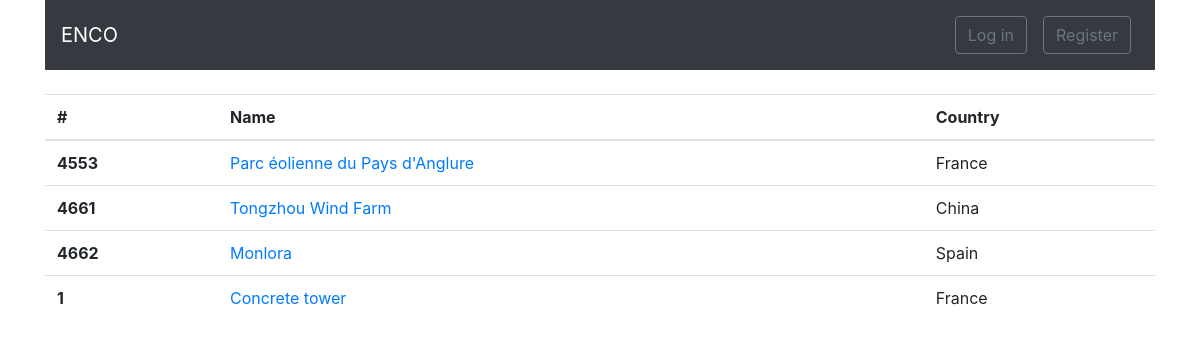
Page /projects/list/ on the earlier database version.
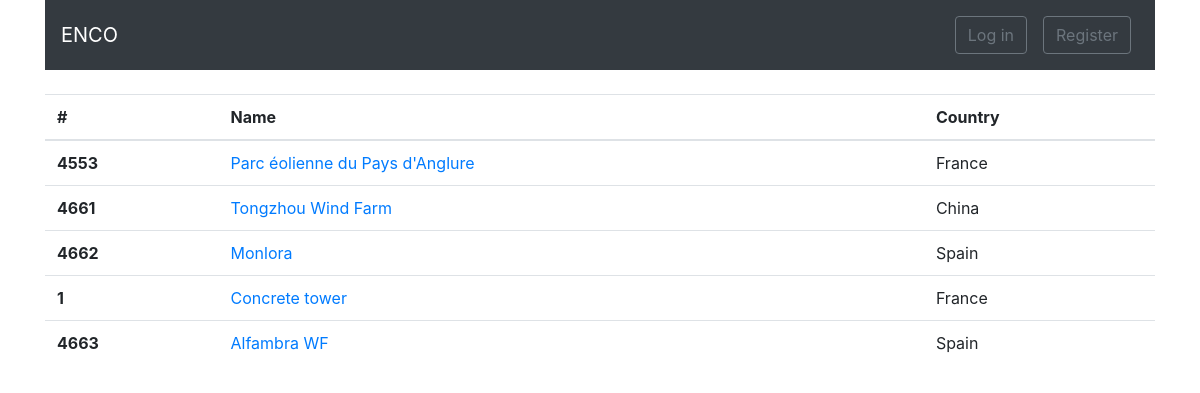
Same page on the later database version.
### projects/models.py (models this page shows, shortened)
class Project(models.Model):
    contract = models.ForeignKey(Contract, on_delete=models.CASCADE)
    internal_id = models.PositiveIntegerField(blank=True, null=True)
    name = models.CharField(max_length=50)
    country = models.CharField(max_length=30)

### projects/views.py (the view)
# urls.py: path('list/', views.projects_list, name='list'),
def projects_list(request):
    projects = Project.objects.all()
    args = {'projects': projects}
    return render(request, 'projects/list.html', args)

### projects/templates/projects/list.html
{% extends 'base.html' %}
{% block breadcrumb %}
<div class="table">
  <table class="table table-hover">
      <thead>
        <tr>
          <th scope="col">#</th>
          <th scope="col">Name</th>
          <th scope="col">Country</th>
        </tr>
      </thead>
      <tbody>
        {% for project in projects %}
          <tr>
            <th scope="row">{{project.internal_id}}</th>
            <td><a href="{% url 'projects:detail' internal_id=project.internal_id %}">{{project.name}}</a></td>
            <td>{{project.country}}</td>
          </tr>
        {% endfor %}
      </tbody>
  </table>
</div>
{% endblock breadcrumb %}

Differences in the rows shown:
added Project: internal_id "4663", name "Alfambra WF", country "Spain"
